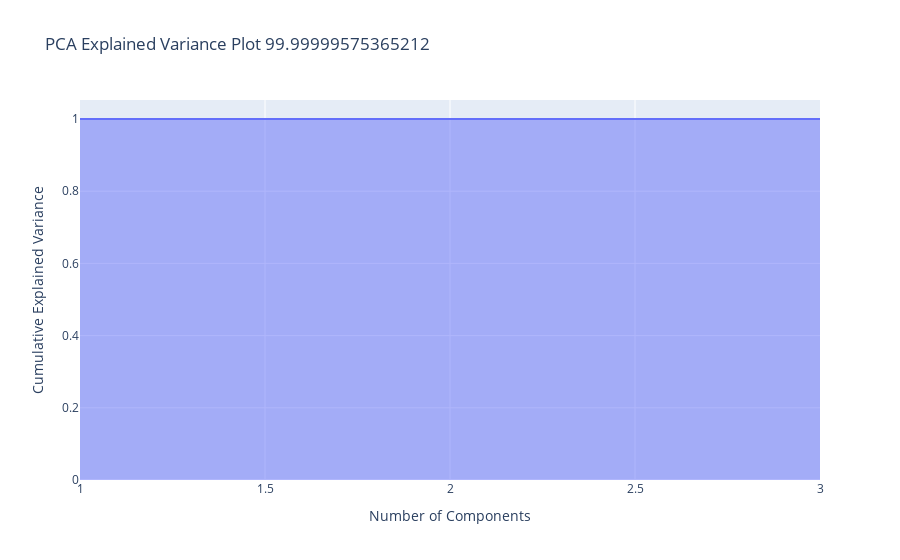

Here is the notebook cell this chart was saved with:
### Code cell
x = dimensionality_reduction_with_pca(x)

### Figure 1 — Plotly figure (JSON) as saved in the notebook; plotly's stock layout.template omitted (floating-point values rounded to 4 significant figures)
{"data": [{"fillpattern": {"shape": ""}, "hovertemplate": "Number of Components=%{x}<br>Cumulative Explained Variance=%{y}<extra></extra>", "legendgroup": "", "line": {"color": "#636efa"}, "marker": {"symbol": "circle"}, "mode": "lines", "name": "", "orientation": "v", "showlegend": false, "stackgroup": "1", "x": [1, 2, 3], "xaxis": "x", "y": [1.0, 1.0, 1.0], "yaxis": "y", "type": "scatter"}], "layout": {"xaxis": {"anchor": "y", "domain": [0, 1], "title": {"text": "Number of Components"}, "type": "linear", "range": [1, 3], "autorange": true}, "yaxis": {"anchor": "x", "domain": [0, 1], "title": {"text": "Cumulative Explained Variance"}, "type": "linear", "range": [0, 1.053], "autorange": true}, "legend": {"tracegroupgap": 0}, "title": {"text": "PCA Explained Variance Plot 99.99999575365212"}, "autosize": true}}
